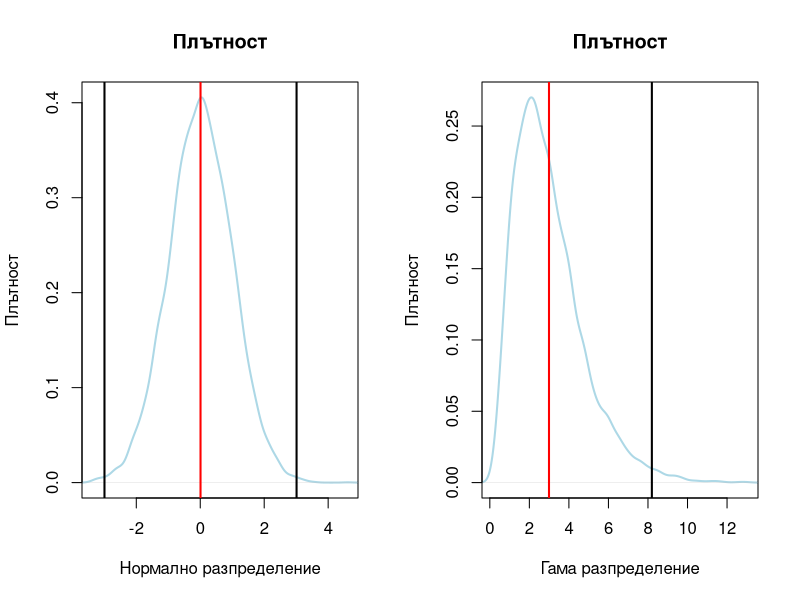
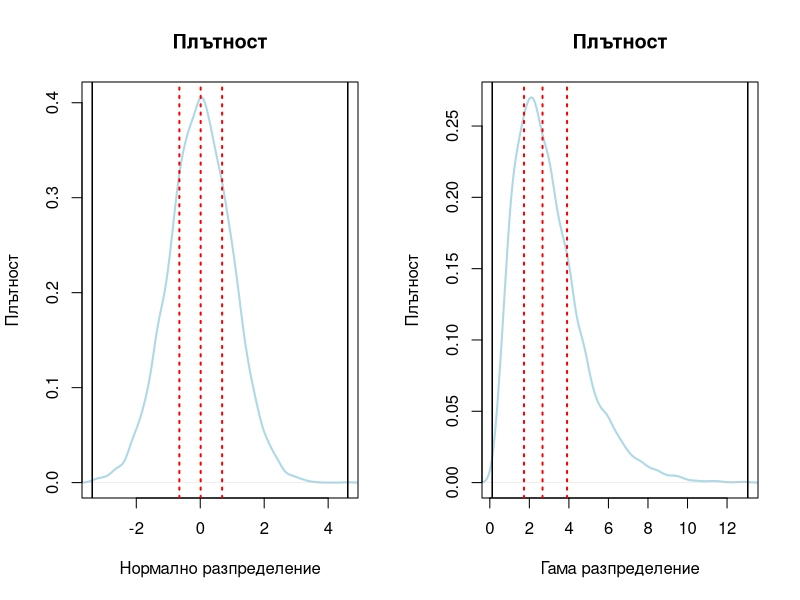
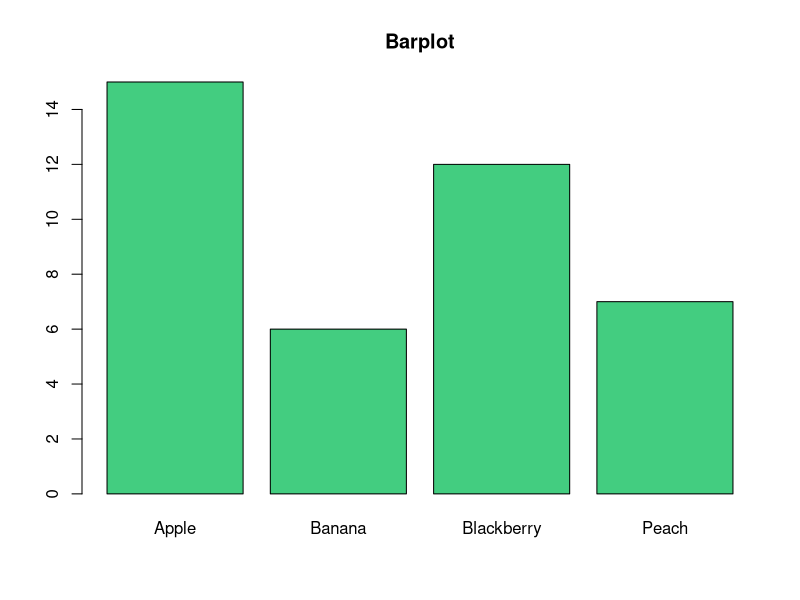
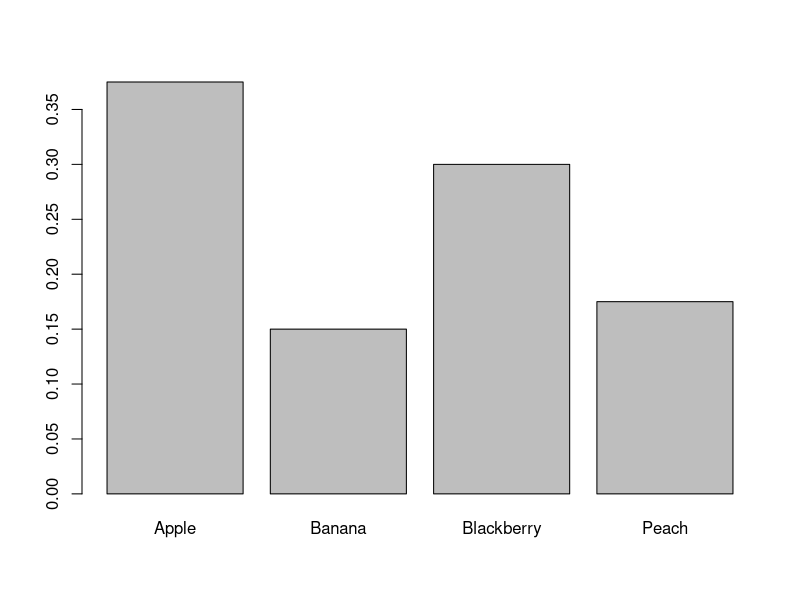
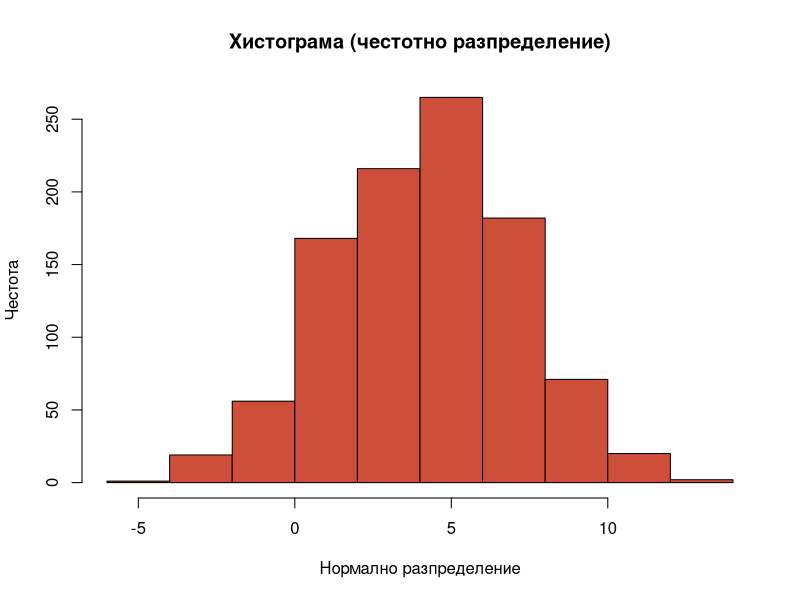
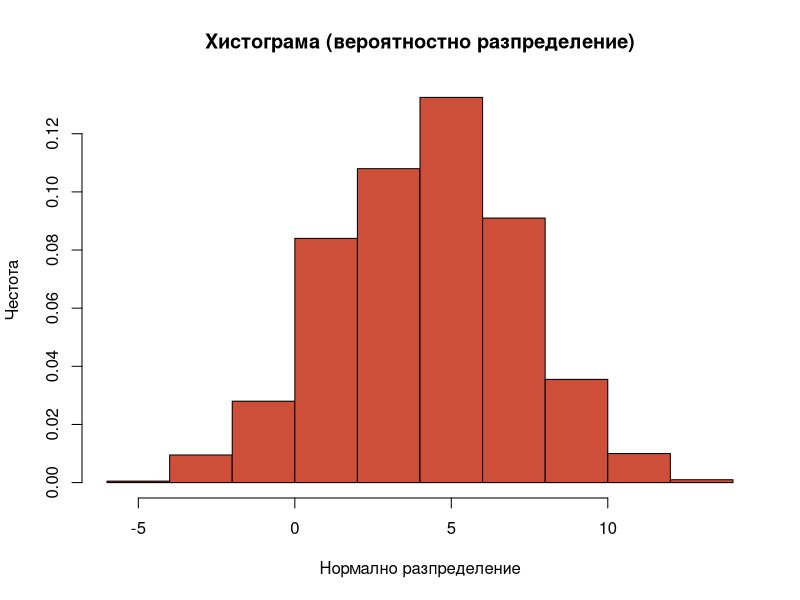
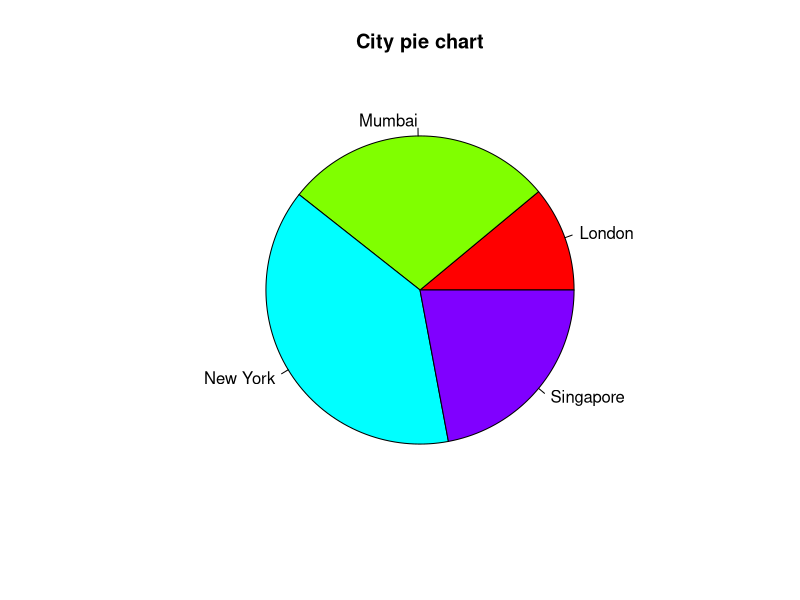
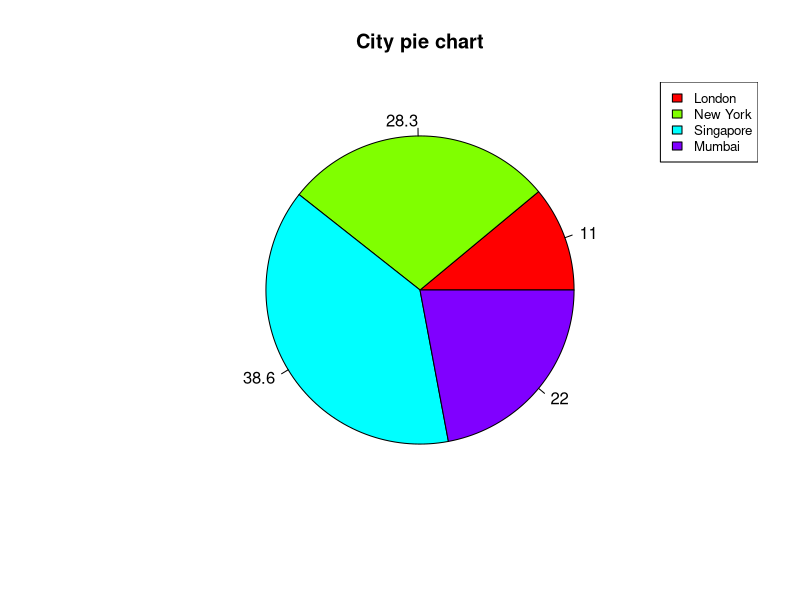

Reproduce these figures in R, in order.
#               Вариация

team1 <- c(72, 73, 76, 76, 78)
team2 <- c(67, 72, 76, 76, 84)
basketball_teams <- data.frame(team1, team2)

#       3. Оценка на вариацията на разпределение

#   Преди да започнем с изследването на разсейването, първо ще видим какво е очакването
colMeans(basketball_teams)  #   Взимаме средните на стойностите по колони
apply(basketball_teams, 2, mean)    #   Еквивалентно на горния ред

#       Като цело се избягват заключенията само на база средните стойности или други оценки за 
#   локацията на разпределенията (ще наблегнем на това при оценките на хипотезите). 
#       И при двета отбора средните стойности са равни - 75. това не означава, че двата отбора 
#   са близки относно разпределението на височината им. В частност, височината при играчите на
#   втория отбор варира много повече от тази на първия. В следващата секция ще разгледаме как
#   можем да оженим вариацията.

#            3.1. Обхват (Range) - максималната стойност - минималната стойност

rangeFunction <- function(x) {
    max(x) - min(x)
}

rangeFunction(basketball_teams$team1)   
rangeFunction(basketball_teams$team2) 
#   както можем да видим от резултатите, при първия отбор имаме разлика от 6 инча, докато при втория - 17

#            3.2. Вариация (дисперсия) и стандартно отклонение

#	За разлика от обхвата, стандартното отклонение взема под внимамнеи всички наблюдения.
#	Стандартното отклонение е оценка на вариацията, която показва колко далече са наблюденията от очакването

#	    Стандартното отклонение е предпочитана оценка за вариацията, когато среднатото се използва за оценка 
#   на локацията (центъра) на разпределението.

#	Вариацията (дисперсията) се изчислява по формулата по-долу:
variationFunction <- function(x) {
    x_mean <- sum(x)/length(x)
    x_minus_xMean <- x - x_mean
    x_minus_xMean_2 <- x_minus_xMean^2
 
    sum(x_minus_xMean_2) / (length(x) - 1)
}

#   Вариацията има функция в базовия пакет на R
variationFunction(basketball_teams$team1)
var(basketball_teams$team1)
var(basketball_teams$team2)

#       При тестването на хипотези и при определянето на доверителните интервали се използва 
#   стандардартното отклонение. Стандартното отклонение е производно на вариацяита и представлява
#   корен квадратен от дисперсията.

sqrt(variationFunction(basketball_teams$team1))
sd(basketball_teams$team1)
sd(basketball_teams$team2)

#       Правилото на Чебишев, което е валидно за всички множества, ни казва, че 89% от наблюденията
#   лежат в интервала (X_mean - 3*X_std; X_mean + 3*X_std), където X_mean - средната стойност и 
#   X_std - стандартното отклонение.
#       При камбановидна форма на разпределението, този процент достига до 99.7

N <- 10^4
set.seed(94171)
dist1 <- rnorm(N)
dist2 <- rgamma(N, 3)

par(mfrow = c(1, 2))
plot(density(dist1), lwd = 2, main = "Плътност", xlab = "Нормално разпределение", 
     ylab = "Плътност", col = "lightblue", xlim = range(dist1))
mu <- mean(dist1);  sigma <- sd(dist1)
abline(v = c(mu - 3*sigma, mu, mu + 3*sigma), lwd = 2, col = c("black", "red", "black"))

plot(density(dist2), lwd = 2, main = "Плътност", xlab = "Гама разпределение", 
     ylab = "Плътност", col = "lightblue", xlim = range(dist2))
mu <- mean(dist2);  sigma <- sd(dist2)
abline(v = mu + c(-3, 0, 3)*sigma, lwd = 2, col = c("black", "red", "black"))
par(mfrow = c(1, 1))

mu <- mean(dist2);  sigma <- sd(dist2)
round(sum(dist2 >= mu - 3*sigma & dist2 <= mu + 3*sigma)*100/N, 2)

#            3.3. The five number summary
#       тази статтистика най-често показва минималната стойност, 1-ви квартил, медиана (2-ри квартил),  
#   3-ти квартил и максималната стойност
#       В R използваме фунцкциите summary() и fivenum()

summary(dist1)
fivenum(dist1)

par(mfrow = c(1, 2))
plot(density(dist1), lwd = 2, main = "Плътност", xlab = "Нормално разпределение", 
     ylab = "Плътност", col = "lightblue", xlim = range(dist1))
abline(v = fivenum(dist1), lwd = c(1.5, rep(2, 3), 1.5), col = c("black", "red", "red", "red", "black"), 
       lty = c(1, rep(3, 3), 1))

plot(density(dist2), lwd = 2, main = "Плътност", xlab = "Гама разпределение", 
     ylab = "Плътност", col = "lightblue", xlim = range(dist2))
abline(v = fivenum(dist2), lwd = c(1.5, rep(2, 3), 1.5), col = c("black", "red", "red", "red", "black"), 
       lty = c(1, rep(3, 3), 1))

par(mfrow = c(1, 1))

#            3.4. Interquartile Range и MAD
#      Тези два вида оценки на дисперсията е препоръчително да се използват, когато за оценка на центъра
#   на разпределението се използва медианата. И двете оценки се водят "стабилни" към екстремалните стойности

#       Nielsen Company е публикувала информация колко часа седмично американците прекарват пред телевизора.  
#   Това е извадка от 20 човека
tv_viewing_times <- c(25, 41, 27, 32, 43, 66, 35, 31, 15, 5, 34, 26, 32, 38, 16, 30, 38, 30, 20, 21)

#       За да покажем как екстремалните стойности влияят върху част от оценките ще добавим голяма стойност,
#   например 240 часа
tv_viewing_times_new <- c(tv_viewing_times, 240)

#   Интерквартилния обхват се изчислява като разлика между 3-ти квартил и 1-ви квартил
summary(tv_viewing_times)
summary(tv_viewing_times)[c(2, 5)]
diff(summary(tv_viewing_times)[c(2, 5)])

#   Базовата функция в R се казва IQR()
IQR(tv_viewing_times)

IQR(tv_viewing_times)
IQR(tv_viewing_times_new)
#   Както се вижда няма кой знае колко голяма промяна след добаяването на екстремалната стойност

#   Какво обаче би станало, ако използваме стандартното отклонение?
sd(tv_viewing_times)
sd(tv_viewing_times_new)
#   Разликата скача в пъти

#       Ето защо при наличието на екстремуми е по-разумно да използваме медианата за оценка на центъра и 
#   IQR или mad за оценка на дисперсията

#   MAD
#       Оценката MAD представлява медианата на вектора с абсолютните стойности от разлики от стойността и 
#   медианата на самия вектор. Резултатът е умножен по 1.4826
#   Формулата е записана по-долу
X_median <- median(tv_viewing_times_new)
X_median
X_diff <- abs(tv_viewing_times_new - X_median)
X_diff
median(X_diff)*1.4826

mad(tv_viewing_times_new)

#   - Добре, при оценката на вариацията имаме значима промяна. Как ли стоят нещата с оценките за центъра?
#   - Екстремумите оказват влияние и при оценката за центъра. Ето защо, при наличие на такива стойности,
#   предпочитаме да използваме медианата, вместо средната стойност.

mean(tv_viewing_times)
mean(tv_viewing_times_new)

median(tv_viewing_times)
median(tv_viewing_times_new)
#   Разликата е очевидна

#   - Между другото имаме и други опции при наличието на екстремални стойности - bootstrap метод и 
#   trimmed mean. За съжаление, няма да можем да се запознаем в курса с bootstrap, но ви го препоръчвам.

#       Какво прави trim опцията? Тя премахва по част от най-големите и най-малките стойности. 
#   В нашия случай, ние сме посочили, че искаме да махмен 5% от най-големите и най-малките стойности.
#   Тоест ще вземем 5/2 = 2.5% от най-малките стойности и 2.5 от най-големите.
mean(tv_viewing_times, trim = 0.05)
mean(tv_viewing_times_new, trim = 0.05)
#   Както виждаме стойностите са близки

#       4. Графично представяне на разпределение
#           4.1.    Barplot
#   Използваме barplot, когато искаме да представим честотното разпределение на категорийни променливи
set.seed(4012)
fruits <- sample(x = c("Apple", "Banana", "Blackberry", "Peach"), size = 40, replace = T, 
                 prob = c(0.4, 0.1, 0.3, 0.2))

tt <- table(fruits);    tt
barplot(height = tt, col = "seagreen3", main = "Barplot") 
?barplot
#   height - приема вектор или матрица с числови стойности като вход. Стойностите могат да бъдат и отрицателни
#   main - заглавие на графиката
#   col - цвят на стълбовете
#           Тези параметри са основни и ги има и при другите графики 

barplot(prop.table(tt))

#           4.2.    Хистограма 
#   Използваме хистограма, когато искаме да представим разпределението на непрекъснати променливи
set.seed(7821)
r1 <- rnorm(n = 10^3, mean = 4, sd = 3)
hist(r1, main = "Хистограма (честотно разпределение)", xlab = "Нормално разпределение", ylab = "Честота",
     col = "tomato3")
hist(r1, main = "Хистограма (вероятностно разпределение)", xlab = "Нормално разпределение", ylab = "Честота",
     col = "tomato3", prob = T)

colors()    #   различни видове цветове, които се подържат от базовия пакет в R

#           4.3.    Piechart
#   Използваме piechart-, когато боравим с категорийни променливи и искаме да 
#   изобразим процентното им разпределение
cities <- c(rep("London", 14), rep("New York", 49), rep("Singapore", 28), rep("Mumbai", 36))
cities.table <- table(cities)

pie(cities.table, main = "City pie chart", col = rainbow(length(cities.table)))

#       Броя на цветовете е хубаво да бъде равен на броя на категориите. В противен случай два сигмента
#   ще бъдат оцветени в един и същи цвят.
           
piepercent<- round(100*cities.table/sum(cities.table), 1)


pie(cities.table, labels = piepercent, main = "City pie chart", col = rainbow(n = length(cities.table)))
#   rainbow(n) - връща n на брой цветове, произтичащи от дъгата

legend(x = "topright", legend = c("London","New York","Singapore","Mumbai"), cex = 0.8,
       fill = rainbow(length(cities.table)))
?legend
#   x - разположение на графиката - може да слагате както координати, така и да описвате позицията
#   legend - имената на категориите
#   cex - големината на текста
#   fill - цвета, на който отговаря текста в легендата
           
#           4.4.    Boxplot
#   При едномерния анализ, boxplot-а се използва, за да откриване на потенциални outlier-и.
tv_viewing_times <- c(25, 41, 27, 32, 43, 66, 35, 31, 15, 5, 34, 26, 32, 38, 16, 30, 38, 30, 20, 21)
tv_viewing_times_new <- c(tv_viewing_times, 240)

par(mfrow = c(1, 2))
    boxplot(tv_viewing_times, col = "powderblue", main = "Boxplot", xlab = "TV viewing")
    boxplot(tv_viewing_times_new, horizontal = T, col = "palevioletred", main = "Boxplot", 
            xlab = "TV viewing + outlier")
par(mfrow = c(1, 1))

#           4.5.    Q-Q plot
#       Проверяваме дали стойностите на наблюдаваната променлива се доближават до теоретичните 
#   стойности на някое разпределение.

emp <- c(19.14, 6.29, 17.02, 6.13, 1.63, 18.78, 9.43, 11.21, 2.89, 9.52, 9.49, 4.83, 13.26, -0.96, 
         5.12, 1.39, 6.76, 2.1, 4.32, 1.38, 10.7, 9.01, 4.73, 11.59, 7.22, 1.53, 8.36, 10.91, 6.49, 
         3.69, 2.06, 15.92, 16.76, 18.13, 10.22, 19.25, 9.65, 17.75, 2.52, 1.24, 18.51, 11.52, 14.67, 
         12.65, 11.22, 27.78, 1.76, 9.64, 11.42, 12.29)

d1 <- rnorm(n = 10^2, mean = mean(emp), sd = sd(emp))
d2 <- rcauchy(n = 10^2, location = mean(emp), scale = sd(emp))

par(mfrow = c(1, 2))
qqplot(emp, d1, ylab = "theoretical distribution", main = "Check for normal distr")
abline(a = 0, b = 1)

qqplot(emp, d2, ylab = "theoretical distribution", main = "Check for cauchy distr")
abline(a = 0, b = 1)
par(mfrow = c(1, 1))

#   abline() - чертае права линия
#   a - изместване по Х, b - ъгъл на правата, v - вертикална линия, h - хоризонтална линия
